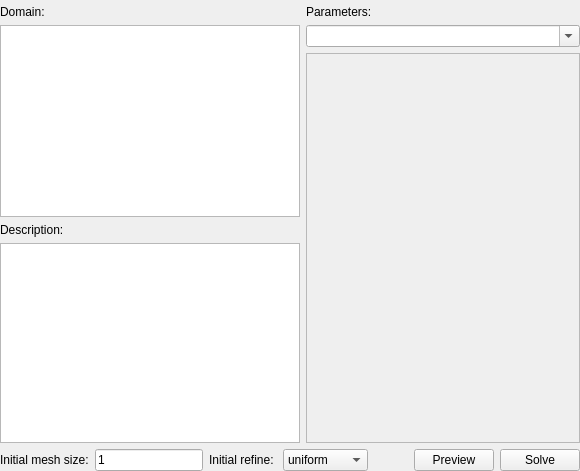
      <widget class="QWidget" name="domainTab">
       <property name="sizePolicy">
        <sizepolicy hsizetype="Expanding" vsizetype="Expanding">
         <horstretch>0</horstretch>
         <verstretch>0</verstretch>
        </sizepolicy>
       </property>
       <attribute name="title">
        <string>Domains</string>
       </attribute>
       <layout class="QVBoxLayout" name="verticalLayout_3">
        <property name="leftMargin">
         <number>0</number>
        </property>
        <property name="topMargin">
         <number>5</number>
        </property>
        <property name="rightMargin">
         <number>0</number>
        </property>
        <property name="bottomMargin">
         <number>0</number>
        </property>
        <item>
         <layout class="QHBoxLayout" name="horizontalLayout_3">
          <item>
           <layout class="QVBoxLayout" name="verticalLayout">
            <item>
             <widget class="QLabel" name="label">
              <property name="sizePolicy">
               <sizepolicy hsizetype="Preferred" vsizetype="Fixed">
                <horstretch>0</horstretch>
                <verstretch>0</verstretch>
               </sizepolicy>
              </property>
              <property name="text">
               <string>Domain:</string>
              </property>
             </widget>
            </item>
            <item>
             <widget class="QListWidget" name="domains">
              <property name="sizePolicy">
               <sizepolicy hsizetype="Fixed" vsizetype="Expanding">
                <horstretch>0</horstretch>
                <verstretch>0</verstretch>
               </sizepolicy>
              </property>
              <property name="minimumSize">
               <size>
                <width>300</width>
                <height>0</height>
               </size>
              </property>
              <property name="maximumSize">
               <size>
                <width>16777215</width>
                <height>16777215</height>
               </size>
              </property>
             </widget>
            </item>
            <item>
             <widget class="QLabel" name="label_2">
              <property name="sizePolicy">
               <sizepolicy hsizetype="Preferred" vsizetype="Fixed">
                <horstretch>0</horstretch>
                <verstretch>0</verstretch>
               </sizepolicy>
              </property>
              <property name="text">
               <string>Description:</string>
              </property>
             </widget>
            </item>
            <item>
             <widget class="QPlainTextEdit" name="description">
              <property name="enabled">
               <bool>true</bool>
              </property>
              <property name="sizePolicy">
               <sizepolicy hsizetype="Fixed" vsizetype="Fixed">
                <horstretch>0</horstretch>
                <verstretch>0</verstretch>
               </sizepolicy>
              </property>
              <property name="minimumSize">
               <size>
                <width>300</width>
                <height>200</height>
               </size>
              </property>
              <property name="maximumSize">
               <size>
                <width>16777215</width>
                <height>200</height>
               </size>
              </property>
              <property name="readOnly">
               <bool>true</bool>
              </property>
             </widget>
            </item>
           </layout>
          </item>
          <item>
           <layout class="QVBoxLayout" name="verticalLayout_2">
            <item>
             <widget class="QLabel" name="label_3">
              <property name="sizePolicy">
               <sizepolicy hsizetype="Preferred" vsizetype="Fixed">
                <horstretch>0</horstretch>
                <verstretch>0</verstretch>
               </sizepolicy>
              </property>
              <property name="text">
               <string>Parameters:</string>
              </property>
             </widget>
            </item>
            <item>
             <widget class="QComboBox" name="parameters">
              <property name="sizePolicy">
               <sizepolicy hsizetype="Expanding" vsizetype="Fixed">
                <horstretch>0</horstretch>
                <verstretch>0</verstretch>
               </sizepolicy>
              </property>
              <property name="editable">
               <bool>true</bool>
              </property>
              <property name="insertPolicy">
               <enum>QComboBox::NoInsert</enum>
              </property>
             </widget>
            </item>
            <item>
             <widget class="QFrame" name="meshFrame">
              <property name="sizePolicy">
               <sizepolicy hsizetype="Expanding" vsizetype="Expanding">
                <horstretch>0</horstretch>
                <verstretch>0</verstretch>
               </sizepolicy>
              </property>
              <property name="contextMenuPolicy">
               <enum>Qt::CustomContextMenu</enum>
              </property>
              <property name="frameShape">
               <enum>QFrame::StyledPanel</enum>
              </property>
              <property name="frameShadow">
               <enum>QFrame::Raised</enum>
              </property>
             </widget>
            </item>
           </layout>
          </item>
         </layout>
        </item>
        <item>
         <layout class="QHBoxLayout" name="horizontalLayout_2">
          <item>
           <widget class="QLabel" name="label_4">
            <property name="text">
             <string>Initial mesh size:</string>
            </property>
           </widget>
          </item>
          <item>
           <widget class="QLineEdit" name="initSize">
            <property name="sizePolicy">
             <sizepolicy hsizetype="Fixed" vsizetype="Fixed">
              <horstretch>0</horstretch>
              <verstretch>0</verstretch>
             </sizepolicy>
            </property>
            <property name="minimumSize">
             <size>
              <width>0</width>
              <height>0</height>
             </size>
            </property>
            <property name="text">
             <string>1</string>
            </property>
           </widget>
          </item>
          <item>
           <widget class="QLabel" name="label_5">
            <property name="text">
             <string>Initial refine: </string>
            </property>
           </widget>
          </item>
          <item>
           <widget class="QComboBox" name="initRefine">
            <property name="enabled">
             <bool>true</bool>
            </property>
            <property name="sizePolicy">
             <sizepolicy hsizetype="Fixed" vsizetype="Fixed">
              <horstretch>0</horstretch>
              <verstretch>0</verstretch>
             </sizepolicy>
            </property>
            <item>
             <property name="text">
              <string>uniform</string>
             </property>
            </item>
            <item>
             <property name="text">
              <string>long edge</string>
             </property>
            </item>
           </widget>
          </item>
          <item>
           <spacer name="horizontalSpacer">
            <property name="orientation">
             <enum>Qt::Horizontal</enum>
            </property>
            <property name="sizeHint" stdset="0">
             <size>
              <width>40</width>
              <height>20</height>
             </size>
            </property>
           </spacer>
          </item>
          <item>
           <widget class="QPushButton" name="preview">
            <property name="sizePolicy">
             <sizepolicy hsizetype="Fixed" vsizetype="Fixed">
              <horstretch>0</horstretch>
              <verstretch>0</verstretch>
             </sizepolicy>
            </property>
            <property name="text">
             <string>Preview</string>
            </property>
           </widget>
          </item>
          <item>
           <widget class="QPushButton" name="solve">
            <property name="sizePolicy">
             <sizepolicy hsizetype="Fixed" vsizetype="Fixed">
              <horstretch>0</horstretch>
              <verstretch>0</verstretch>
             </sizepolicy>
            </property>
            <property name="text">
             <string>Solve</string>
            </property>
           </widget>
          </item>
         </layout>
        </item>
       </layout>
      </widget>
